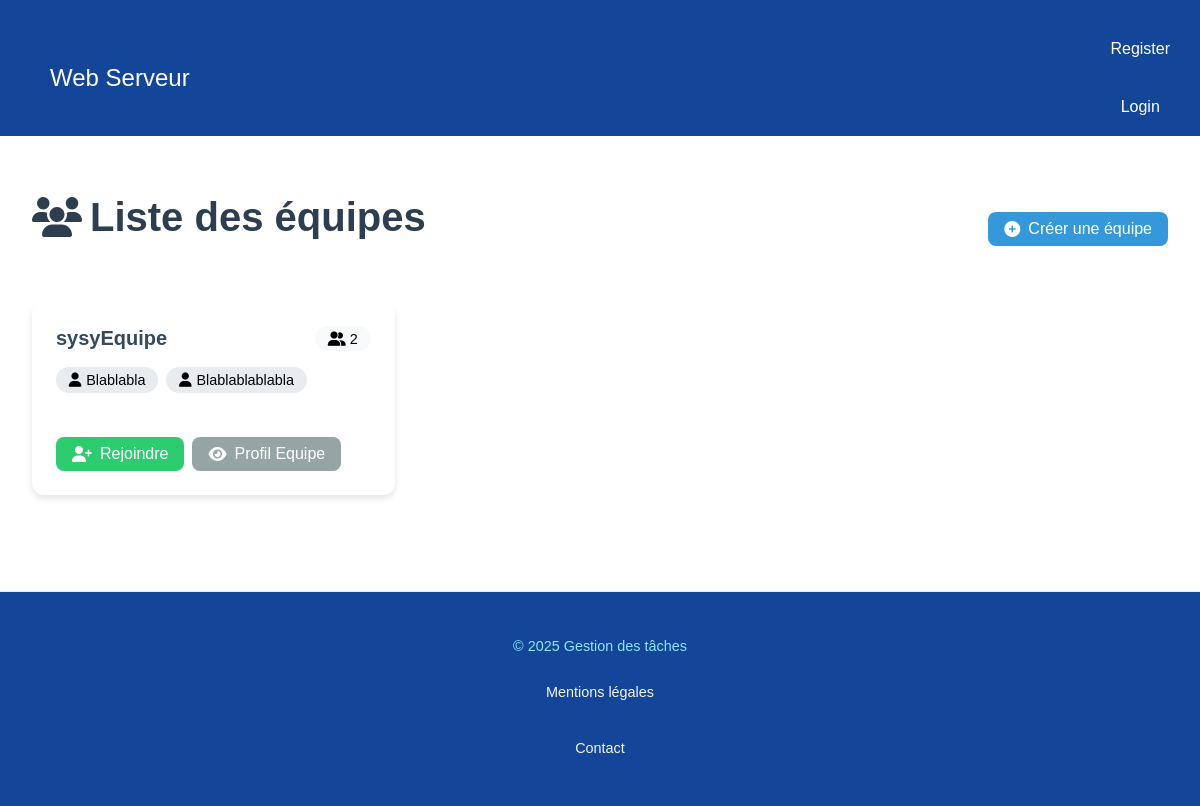
Before: /listTeam/ with the older database file.
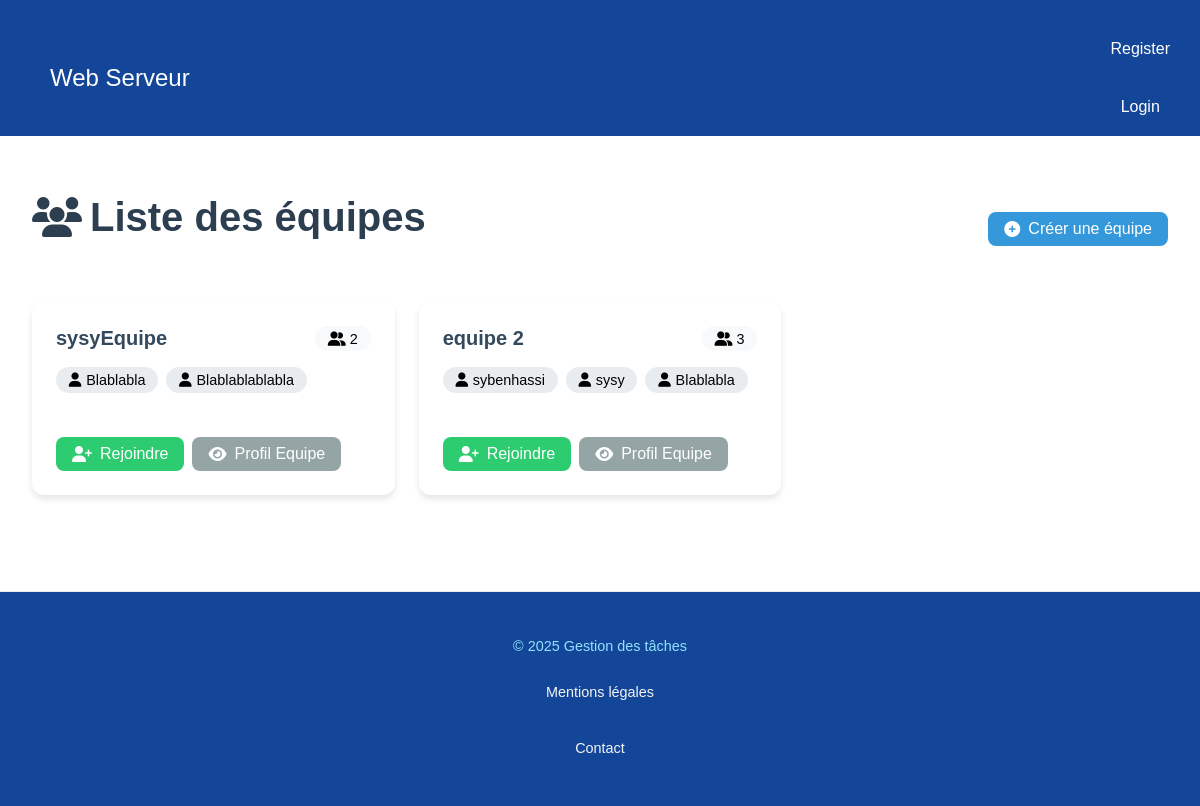
After: the same page with the newer database file.
### tasks/models.py (models this page shows, shortened)
class Team(models.Model):
    name = models.CharField(max_length=200)
    members = models.ManyToManyField('User',related_name="teams")
    task_list = models.ManyToManyField('Task')  # Liste des tâches

class User(AbstractUser):
    USERNAME_FIELD='username'
    description = models.CharField(max_length=200)

### tasks/views.py (the view)
# urls.py: path('listTeam/',views.List_team_view, name='listTeam'),
def List_team_view(request):
    teams =Team.objects.all()
    return render(request,'tasks/List_team.html',{'teams' : teams})

### tasks/templates/tasks/List_team.html (shortened to what this page needs)
<!DOCTYPE html>
<html lang="fr">
<head>
    {% load static %}
    <link rel="stylesheet" href="{% static 'styles.css' %}">
    <link rel="stylesheet" href="https://cdnjs.cloudflare.com/ajax/libs/font-awesome/6.4.0/css/all.min.css">
</head>
<body>
     <nav class="navbar">
        <div class="navbar-left">
            <div class="navbar-right">
                <a href="{% url 'home' %}">Web Serveur</a>
            </div>
        </div>
        <div class="navbar-right">
            {% if user.is_authenticated %}
                <p>Connecté : {{ user.username }}</p>
                <a href="{%url 'logout' %}">Se déconnecter</a>
            {% else %}
                <a href="register/">Register</a>
                <a href="login/">Login</a>
            {% endif %}
        </div>
    </nav>
    <main class="container team-container">
        <div class="header-section">
            <h1 class="page-title">
                <i class="fas fa-users"></i> Liste des équipes</h1>
            <a href="{% url 'createTeam' %}" class="btn btn-primary">
                <i class="fas fa-plus-circle"></i> Créer une équipe
            </a>
        </div>
        {% if teams %}
        <div class="team-grid">
            {% for team in teams %}
            <div class="team-card">
                <div class="team-header">
                    <h2 class="team-name">{{ team.name }}</h2>
                    <span class="team-members-count">
                        <i class="fas fa-user-friends"></i> {{ team.members.count }}
                    </span>
                </div>
                <div class="team-members">
                    {% if team.members.all %}
                        {% for member in team.members.all %}
                        <div class="member-badge">
                            <i class="fas fa-user"></i> {{ member.username }}
                        </div>
                        {% endfor %}
                    {% else %}
                        <div class="empty-state">
                            <i class="fas fa-info-circle"></i> Aucun membre
                        </div>
                    {% endif %}
                </div>
                <div class="team-actions">
                    {% if user in team.members.all %}
                        <a href="{% url 'quitTeam' team.id %}" class="btn btn-warning">
                            <i class="fas fa-sign-out-alt"></i> Quitter
                        </a>
                    {% else %}
                        <a href="{% url 'joinTeam' team.id %}" class="btn btn-success">
                            <i class="fas fa-user-plus"></i> Rejoindre
                        </a>
                    {% endif %}
                    <a href="{% url 'teamProfile' team.id %}" class="btn btn-secondary">
                        <i class="fas fa-eye"></i> Profil Equipe
                    </a>
                </div>
            </div>
            {% endfor %}
        </div>
        {% else %}
        <div class="empty-state">
            <i class="fas fa-users-slash"></i>
            <h3>Aucune équipe disponible</h3>
            <p>Créez la première équipe pour commencer !</p>
        </div>
        {% endif %}
    </main>
    <footer class="footer">
        <div class="container">
            <p class="footer-text">
                © 2025 Gestion des tâches
                <a> Mentions légales</a>
                <a> Contact</a>
            </p>
        </div>
    </footer>
</body>
</html>

### tasks/static/styles.css (style rules this page uses)
body { margin: 0; font-family: Arial, sans-serif; }
.navbar { display: flex; justify-content: space-between; align-items: center; background-color: #134698; padding: 10px 20px; color: rgb(255, 255, 255); }
.navbar-left { font-size: 1.5em; font-weight: bold; }
.navbar-right a { color: white; text-decoration: none; margin-left: 20px; font-weight: 500; }
h1 { color: #134698; margin-bottom: 30px; }
a { display: block; padding: 10px; text-align: center; margin-top: 20px; color: #134698; text-decoration: none; font-weight: 500; }
.btn { padding: 10px 20px; border: none; border-radius: 4px; cursor: pointer; }
.team-container { padding: 2rem; max-width: 1200px; margin: 0 auto; }
.header-section { display: flex; justify-content: space-between; align-items: center; margin-bottom: 2rem; }
.page-title { font-size: 2.5rem; color: #2c3e50; display: flex; align-items: center; gap: 0.5rem; }
.team-grid { display: grid; grid-template-columns: repeat(auto-fill, minmax(300px, 1fr)); gap: 1.5rem; }
.team-card { background: #ffffff; border-radius: 12px; padding: 1.5rem; box-shadow: 0 4px 6px rgba(0, 0, 0, 0.1); transition: transform 0.2s ease; }
.team-header { display: flex; justify-content: space-between; align-items: center; margin-bottom: 1rem; }
.team-name { font-size: 1.25rem; color: #34495e; margin: 0; }
.team-members-count { background: #f8f9fa; padding: 0.3rem 0.8rem; border-radius: 20px; font-size: 0.9rem; }
.team-members { display: flex; flex-wrap: wrap; gap: 0.5rem; margin-bottom: 1.5rem; }
.member-badge { background: #e9ecef; padding: 0.3rem 0.8rem; border-radius: 20px; font-size: 0.9rem; display: flex; align-items: center; gap: 0.3rem; }
.team-actions { display: flex; flex-wrap: wrap; gap: 0.5rem; margin-top: 1rem; }
.btn { padding: 0.5rem 1rem; border-radius: 8px; border: none; cursor: pointer; display: inline-flex; align-items: center; gap: 0.5rem; transition: opacity 0.2s ease; }
.btn-primary { background: #3498db; color: white; }
.btn-secondary { background: #95a5a6; color: white; }
.btn-success { background: #2ecc71; color: white; }
.footer { background-color: #134698; padding: 2rem 0; margin-top: 4rem; border-top: 1px solid #e9ecef; }
.footer .container { max-width: 1200px; margin: 0 auto; text-align: center; }
.footer-text { color: #91e2ff; font-size: 0.9rem; margin-bottom: 0.5rem; }
.footer-text a { color: #f4f4f4; text-decoration: none; transition: color 0.2s; }

Changed rows visible on the page:
added Team: name "equipe 2", members.count "3", shows "Rejoindre", User (username "Blablabla")
now on this page (row unchanged): User: username "sybenhassi", shown under "equipe 2"
now on this page (row unchanged): User: username "sysy", shown under "equipe 2"
